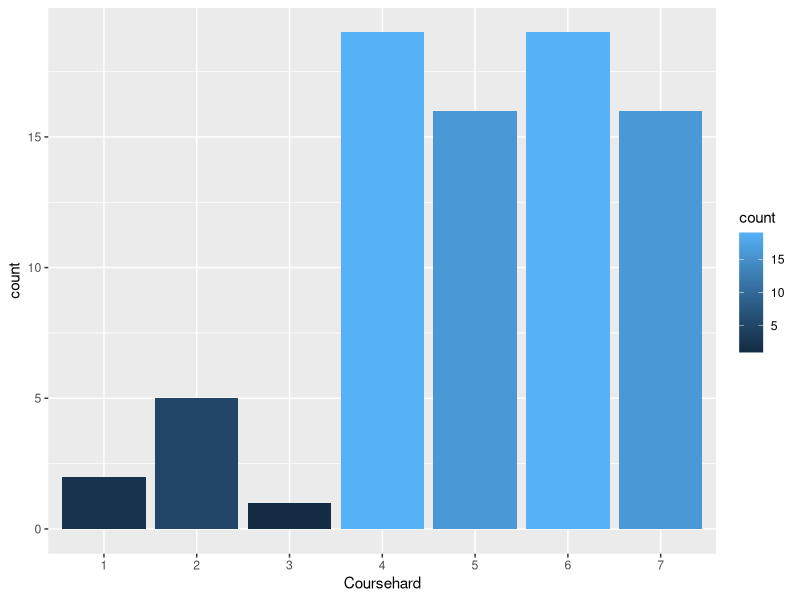
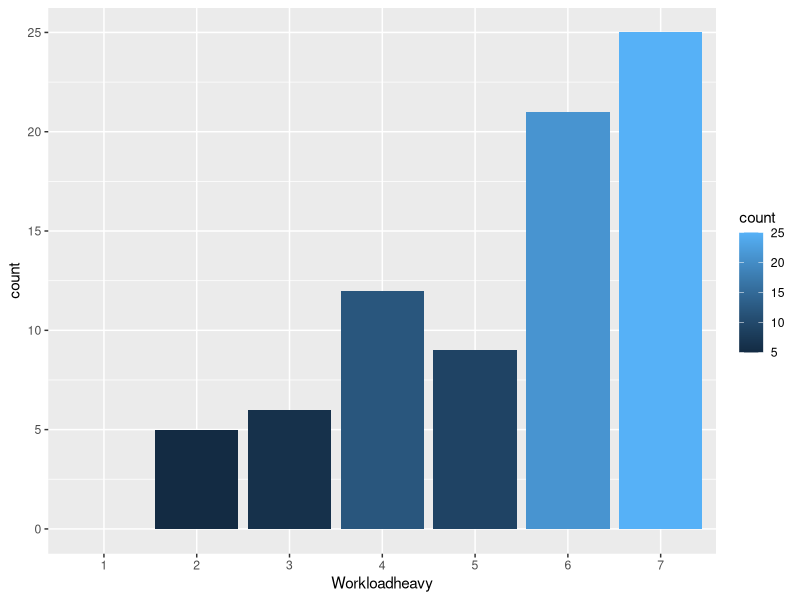
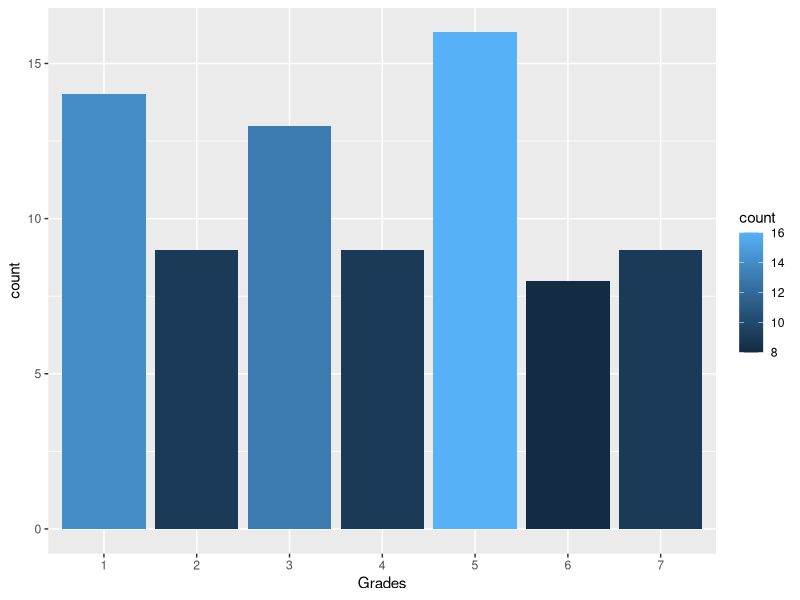
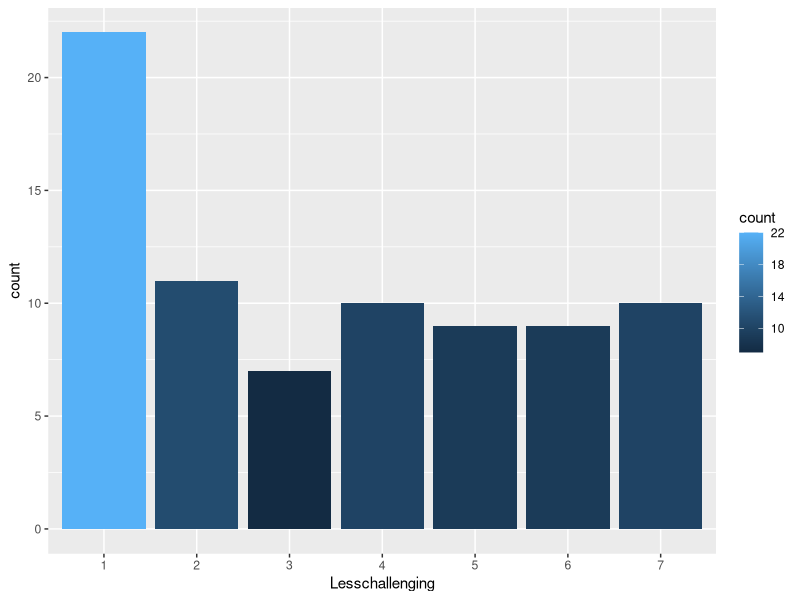
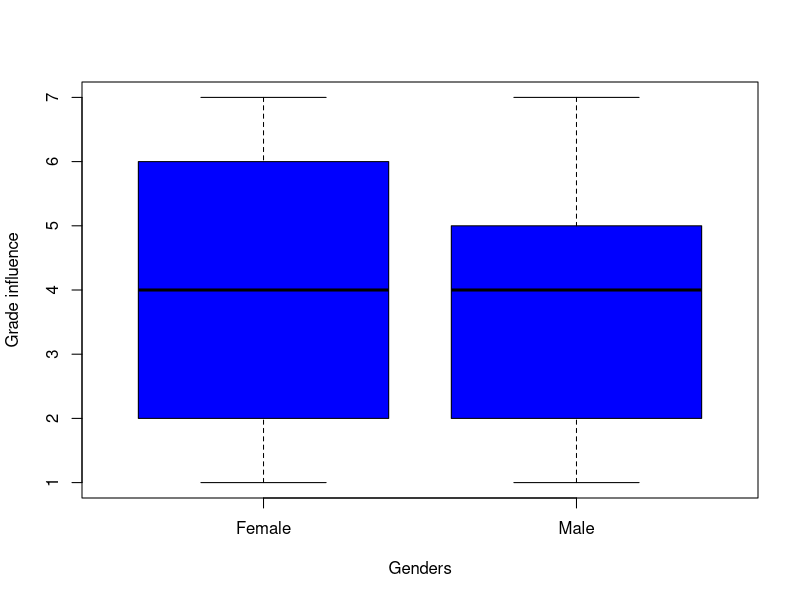

Recreate these plots in R, in order. (Note: this script raises an error after producing the figures.)
# MF2086 group6a

#1. Setting up

#1.1 Installing packages (you just need to run these for the first time)
install.packages("ggplot2")
install.packages("dplyr")
install.packages("forcats")
install.packages("readxl")

#1.2 Loading necessary libraries
library(ggplot2)
library(dplyr)
library(forcats)
library(readxl)
library(scatterplot3d)

#1.3 Setting your working directory
#getwd() #see what your current work directory is
#setwd("//Users/rafa/Box/KTH/2018 IPD-ITM postdoc/Lectures/2019/R/data") #Change "path"

#1.4 Loading the data
df <- read_excel("Survey.xlsx", col_types = c("text", 
                                              "text", "text", "text", "numeric", "numeric", 
                                              "numeric", "numeric"))
View(df)

#1.5 Looking at the data
str(df)

#1.6 Clear data for df
df <- df[-which(df$Gender=="Other"),]
df[which(df$Country%in%c("China","India","chinese","Indian")),]$Country <- "nonEU"
df[which(df$Country%in%c("Icelandic","Spain","Denmark","Italy")),]$Country <- "EU"
df[which(df$Country%in%c("sweden","Sweden","Swe","Swedish","Sweden, Switzerland")),]$Country <- "Swe"

# 1.7 Create "external" dataset and "internal" dataset
external <- df[df$EorI == "Master's programme and I have a Bachelor from another university", ]
internal <- df[-which(df$EorI == "Master's programme and I have a Bachelor from another university"), ]

#1.8 Exploring the data

#1.8.1 Number of objections
nrow(df)
group_by(df, Gender) %>% summarize( count=n())
group_by(df, Country) %>% summarize( count=n())
nrow(external)
group_by(external, Gender) %>% summarize( count=n())
group_by(external, Country) %>% summarize( count=n())

#1.8.2 mean of hypothesis
mean(df$Coursehard)
mean(df$Workloadheavy)
mean(df$Grades)
mean(df$Lesschallenging)

mean(external$Coursehard)
mean(external$Workloadheavy)
mean(external$Grades)
mean(external$Lesschallenging)

#1.8.3 Visualising the data

ggplot(df, aes(Coursehard)) + 
  geom_bar(aes(fill = ..count..))+xlim("1","2","3","4","5","6","7")
ggplot(df, aes(Workloadheavy)) + 
  geom_bar(aes(fill = ..count..))+xlim("1","2","3","4","5","6","7")
ggplot(df, aes(Grades)) + 
  geom_bar(aes(fill = ..count..))+xlim("1","2","3","4","5","6","7")
ggplot(df, aes(Lesschallenging)) + 
  geom_bar(aes(fill = ..count..))+xlim("1","2","3","4","5","6","7")

#2. Hypothesis  
#2.1 Men tend to base their master choice on grades/achievements from previous courses more than women. 

boxplot (Grades ~ Gender, 
         data = df, 
         # main = "Grade influence distribution for different genders ", 
         xlab = "Genders", 
         ylab = "Grade influence", 
         col = "blue")

t.test(Grades~Gender,data=df, paired=F,var.equal = F)

boxplot (Grades ~ Gender, 
         data = external, 
      #  main = "Grade influence distribution for different genders (externals)", 
         xlab = "Genders", 
         ylab = "Grade influence", 
         col = "blue")

t.test(Grades~Gender, data=external,paired=F, var.equal=F)

#2.2 External students based on where they are from (Sweden, another country in Europe, a country in Asia) want different levels of challenges in their master 

dt.aov <- aov(Lesschallenging ~ Country, df)
summary(dt.aov)
all <- data.frame(Lesschallenging=c(1,1,1,2,2,2,3,3,3,4,4,4,5,5,5,6,6,6,7,7,7), Country=c("Swe","EU","nonEU","Swe","EU","nonEU","Swe","EU","nonEU","Swe","EU","nonEU","Swe","EU","nonEU","Swe","EU","nonEU","Swe","EU","nonEU"), Count
                  =c(17, 3, 2, 8, 0, 3, 5, 0,2, 9, 0, 1,6,1,2,8,0,1,10,0,0))
ggplot(all,aes(Lesschallenging,Count,fill=Country))+geom_bar(stat="identity",position="dodge")+xlim("1","2","3","4","5","6","7")

ex.aov <- aov(Lesschallenging ~ Country, external)
summary(ex.aov)
ex <- data.frame(Lesschallenging=c(1,1,1,2,2,2,3,3,3,4,4,4,5,5,5,6,6,6,7,7,7), Country=c("Swe","EU","nonEU","Swe","EU","nonEU","Swe","EU","nonEU","Swe","EU","nonEU","Swe","EU","nonEU","Swe","EU","nonEU","Swe","EU","nonEU"), Count=c(4,2,2,0,0,3,0,0,2,0,0,1,0,0,2,0,0,1,0,0,0))
ggplot(ex,aes(Lesschallenging,Count,fill=Country))+geom_bar(stat="identity",position="dodge")+xlim("1","2","3","4","5","6","7")

#2.3 Students prefer to choose a less challenging master due to previous experiences of course content rather than the workload in their bachelor’s.  

fit1 <- lm(Lesschallenging ~ Coursehard, df)
summary(fit1)

fit2 <- lm(Lesschallenging ~ Workloadheavy, df)
summary(fit2)

fit3 <- lm(Coursehard ~Workloadheavy, df)
summary(fit3)

sfit2 <- lm(Lesschallenging ~ Coursehard + Workloadheavy, df)  
summary(sfit2)

ggplot(df, aes(x = Coursehard, y = Lesschallenging)) +  geom_point()+
  geom_jitter(width=0.1,alpha=0.2) + geom_smooth(method="lm",se=F)+
  xlim("1","2","3","4","5","6","7")+ylim("1","2","3","4","5","6","7")

ggplot(df, aes(x = Workloadheavy, y = Lesschallenging)) +  geom_point()+
  geom_jitter(width=0.1,alpha=0.2) + geom_smooth(method="lm",se=F)+
  xlim("1","2","3","4","5","6","7")+ylim("1","2","3","4","5","6","7")

ggplot(df, aes(x = Coursehard, y = Workloadheavy)) +  geom_point()+
  geom_jitter(width=0.1,alpha=0.2) + geom_smooth(method="lm",se=F)+
  xlim("1","2","3","4","5","6","7")+ylim("1","2","3","4","5","6","7")

efit1 <- lm(Lesschallenging ~ Coursehard, external)
summary(efit1)

efit2 <- lm(Lesschallenging ~ Workloadheavy, external)
summary(efit2)

efit3 <- lm(Workloadheavy ~ Coursehard, external)
summary(efit3)

esfit2 <- lm(Lesschallenging ~ Coursehard + Workloadheavy, external)  
summary(esfit2)

ggplot(external, aes(x = Coursehard, y = Lesschallenging)) +  geom_point()+
  geom_jitter(width=0.1,alpha=0.2) + geom_smooth(method="lm",se=F)+
  xlim("1","2","3","4","5","6","7")+ylim("1","2","3","4","5","6","7")

ggplot(external, aes(x = Workloadheavy, y = Lesschallenging)) +  geom_point()+
  geom_jitter(width=0.1,alpha=0.2) + geom_smooth(method="lm",se=F)+
  xlim("1","2","3","4","5","6","7")+ylim("1","2","3","4","5","6","7")

ggplot(external, aes(x = Coursehard, y = Workloadheavy)) +  geom_point()+
  geom_jitter(width=0.1,alpha=0.2) + geom_smooth(method="lm",se=F)+
  xlim("1","2","3","4","5","6","7")+ylim("1","2","3","4","5","6","7")
#3. Analysis 

#3.2 t.test
# Normal distribution  <0.05, then non-normal distributed
shapiro.test(df[df$Gender=="Male",]$Grades)
shapiro.test(df[df$Gender=="Female",]$Grades)
shapiro.test(external[external$Gender=="Female",]$Grades)
shapiro.test(external[external$Gender=="Male",]$Grades)

#3.3 lm
cor ( df[, c("Coursehard", "Workloadheavy")])
cor ( external[, c("Coursehard", "Workloadheavy")])

# s3d <- scatterplot3d(data=df, Coursehard,Workloadheavy,Lesschallenging, highlight.3d=T)
# attach(df)
# my.lm <- lm(Lesschallenging ~ Coursehard + Workloadheavy,df )
# s3d$plane3d(my.lm, lty.box = "solid")
# detach(df)

# e3d <- scatterplot3d(data=external,Coursehard,Workloadheavy,Lesschallenging, highlight.3d=T)
# attach(external)
# ex.lm <- lm(Lesschallenging ~ Coursehard + Workloadheavy,external)
# e3d$plane3d(ex.lm, lty.box = "solid")
